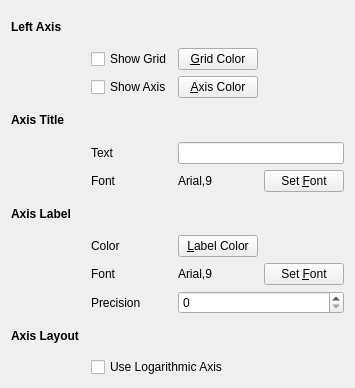
<?xml version="1.0" encoding="UTF-8"?>
<ui version="4.0">
 <class>axisSetting</class>
 <widget class="QWidget" name="axisSetting">
  <property name="geometry">
   <rect>
    <x>0</x>
    <y>0</y>
    <width>355</width>
    <height>388</height>
   </rect>
  </property>
  <property name="windowTitle">
   <string>AxisSettings</string>
  </property>
  <layout class="QVBoxLayout" name="verticalLayout">
   <item>
    <layout class="QGridLayout" name="gridLayout">
     <item row="0" column="0" colspan="4">
      <widget class="QLabel" name="labelName">
       <property name="font">
        <font>
         <weight>75</weight>
         <bold>true</bold>
        </font>
       </property>
       <property name="text">
        <string>Left Axis</string>
       </property>
      </widget>
     </item>
     <item row="2" column="2">
      <widget class="QPushButton" name="btnAxiscolor">
       <property name="text">
        <string>&amp;Axis Color</string>
       </property>
      </widget>
     </item>
     <item row="3" column="0" colspan="4">
      <widget class="QLabel" name="lblAxisTitle">
       <property name="font">
        <font>
         <weight>75</weight>
         <bold>true</bold>
        </font>
       </property>
       <property name="text">
        <string>Axis Title</string>
       </property>
      </widget>
     </item>
     <item row="5" column="3">
      <widget class="QPushButton" name="btnTitleFont">
       <property name="text">
        <string>Set &amp;Font</string>
       </property>
      </widget>
     </item>
     <item row="6" column="0" colspan="4">
      <widget class="QLabel" name="lblaxislabel">
       <property name="font">
        <font>
         <weight>75</weight>
         <bold>true</bold>
        </font>
       </property>
       <property name="text">
        <string>Axis Label</string>
       </property>
      </widget>
     </item>
     <item row="8" column="3">
      <widget class="QPushButton" name="btnLabelFont">
       <property name="text">
        <string>Set &amp;Font</string>
       </property>
      </widget>
     </item>
     <item row="10" column="0" colspan="4">
      <widget class="QLabel" name="labelLayout">
       <property name="font">
        <font>
         <weight>75</weight>
         <bold>true</bold>
        </font>
       </property>
       <property name="text">
        <string>Axis Layout</string>
       </property>
      </widget>
     </item>
     <item row="7" column="1">
      <widget class="QLabel" name="labelColor">
       <property name="text">
        <string>Color</string>
       </property>
      </widget>
     </item>
     <item row="8" column="1">
      <widget class="QLabel" name="labelFont">
       <property name="text">
        <string>Font</string>
       </property>
      </widget>
     </item>
     <item row="8" column="2">
      <widget class="QLabel" name="lblLabelFont">
       <property name="text">
        <string>Arial,9</string>
       </property>
      </widget>
     </item>
     <item row="9" column="1">
      <widget class="QLabel" name="labelPrecison">
       <property name="text">
        <string>Precision</string>
       </property>
      </widget>
     </item>
     <item row="9" column="2" colspan="2">
      <widget class="QSpinBox" name="spinBoxPrecision"/>
     </item>
     <item row="11" column="1" colspan="3">
      <widget class="QCheckBox" name="checkBoxLog">
       <property name="text">
        <string>Use Logarithmic Axis</string>
       </property>
      </widget>
     </item>
     <item row="4" column="2" colspan="2">
      <widget class="QLineEdit" name="edtAxisTitle"/>
     </item>
     <item row="4" column="1">
      <widget class="QLabel" name="lblTitleText">
       <property name="text">
        <string>Text</string>
       </property>
      </widget>
     </item>
     <item row="5" column="1">
      <widget class="QLabel" name="lblAxisTitleFont">
       <property name="text">
        <string>Font</string>
       </property>
      </widget>
     </item>
     <item row="5" column="2">
      <widget class="QLabel" name="lblTitleFont">
       <property name="text">
        <string>Arial,9</string>
       </property>
      </widget>
     </item>
     <item row="1" column="1">
      <widget class="QCheckBox" name="checkBoxGrid">
       <property name="text">
        <string>Show Grid</string>
       </property>
      </widget>
     </item>
     <item row="7" column="2">
      <widget class="QPushButton" name="btnLabelColor">
       <property name="text">
        <string>&amp;Label Color</string>
       </property>
      </widget>
     </item>
     <item row="1" column="2">
      <widget class="QPushButton" name="btnGridcolor">
       <property name="text">
        <string>&amp;Grid Color</string>
       </property>
      </widget>
     </item>
     <item row="2" column="1">
      <widget class="QCheckBox" name="chkAxis">
       <property name="text">
        <string>Show Axis</string>
       </property>
      </widget>
     </item>
    </layout>
   </item>
  </layout>
 </widget>
 <resources/>
 <connections/>
</ui>
